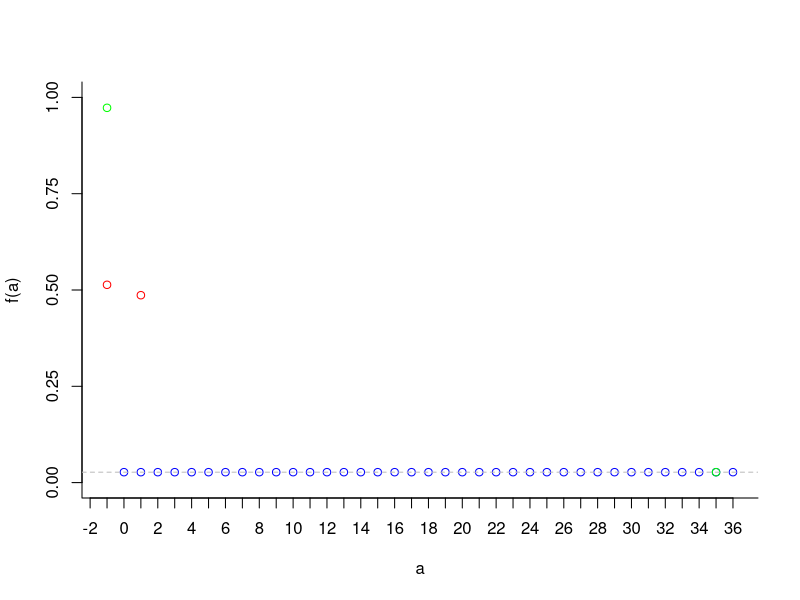
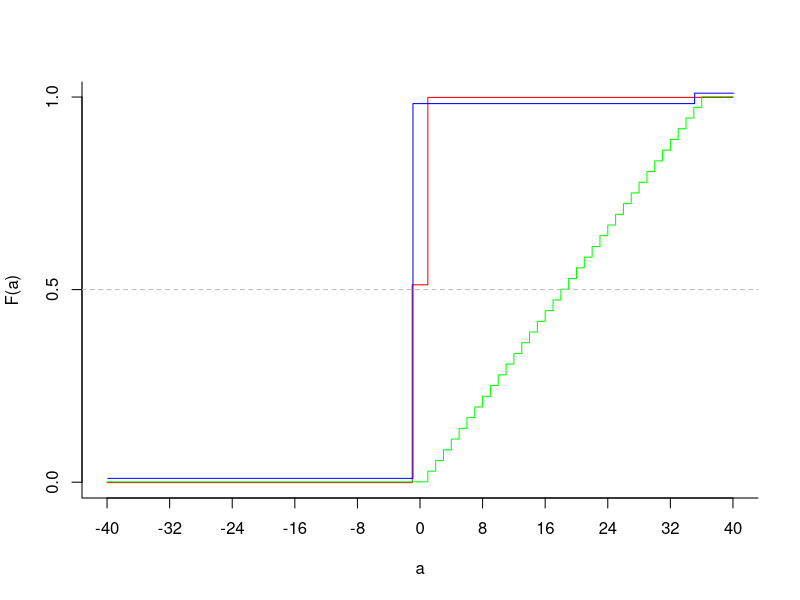
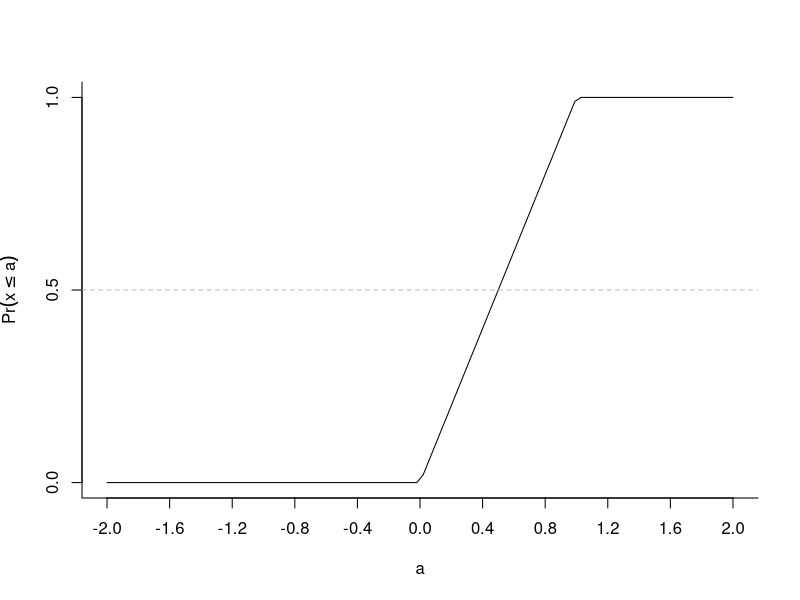
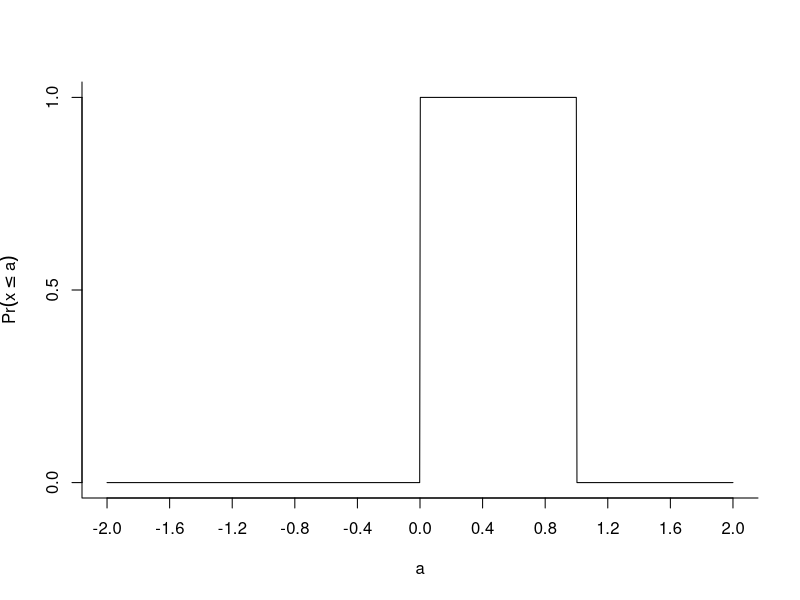

These charts were generated, in order, by the following R code:
## ---- chunk 1
plot(x=0:36,
     y=rep(1/37,times=37),
     type="p",
     col="blue",
     xlab="a",
     ylab="f(a)",
     bty="l",
     xlim=c(-1,36),
     ylim=c(0,1),
     xaxp=c(-2,36,38),
     yaxp=c(0,1,4))
points(x=c(-1,1),y=c(19/37,18/37),col="red")
points(x=c(-1,35),y=c(36/37,1/37),col="green")
abline(h=1/37,lty=2,col="gray")
## ---- chunk 2
plot(x=c(-40,-1,1,40),
     y=c(0,19/37,1,1)-0.001,
     type="s",
     col="red",
     xlab="a",
     ylab="F(a)",
     bty="l",
     xaxp=c(-40,40,10),
     yaxp=c(0,1,2))
lines(x=c(-40,seq(from=0,to=36,by=1),40),
      y=c(0,seq(from=0,to=1,length=37),1)+0.001,
      type="s",
      col="green")
lines(x=0.1+ c(-40,-1,35,40),
      y=0.01+c(0,36/37,1,1),
      type="s",
      col="blue")
abline(h=0.5,lty=2,col="gray")
## ---- chunk 3
plot(x=seq(from=-2,to=2,length.out=100),y=punif(seq(from=-2,to=2,length.out=100)),type="l",xlab="a",ylab=expression(Pr(x <= a)),bty="l",xaxp=c(-2,2,10),yaxp=c(0,1,2))
abline(h=0.5,lty=2,col="gray")
## ---- chunk 4
plot(x=seq(from=-2,to=2,length.out=1000),y=dunif(seq(from=-2,to=2,length.out=1000)),type="l",xlab="a",ylab=expression(Pr(x <= a)),bty="l",xaxp=c(-2,2,10),yaxp=c(0,1,2))
